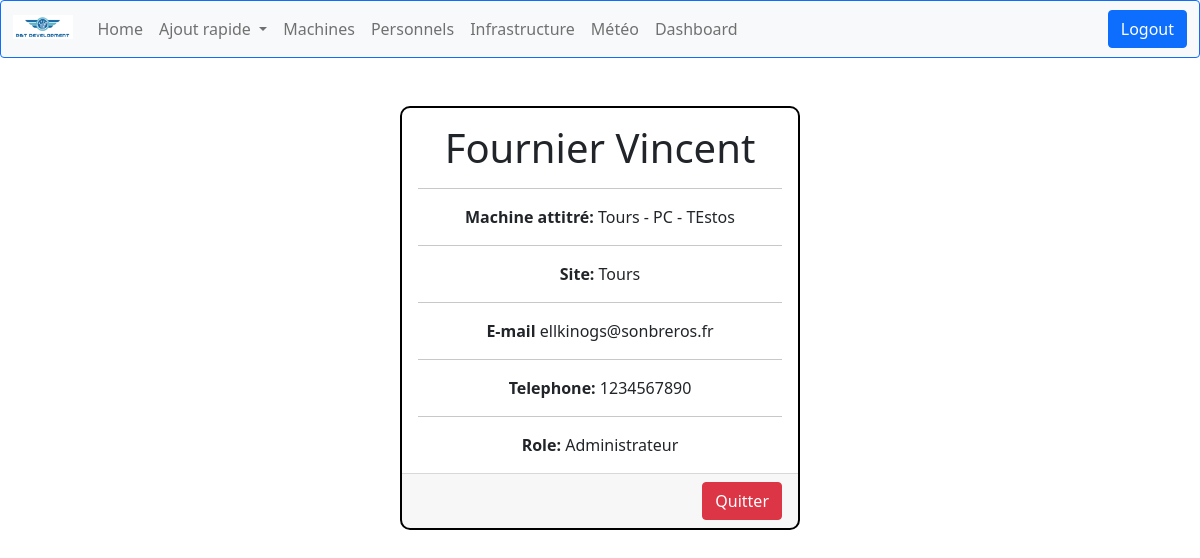
The page /personnels/1 (signed in) on the database as committed earlier.
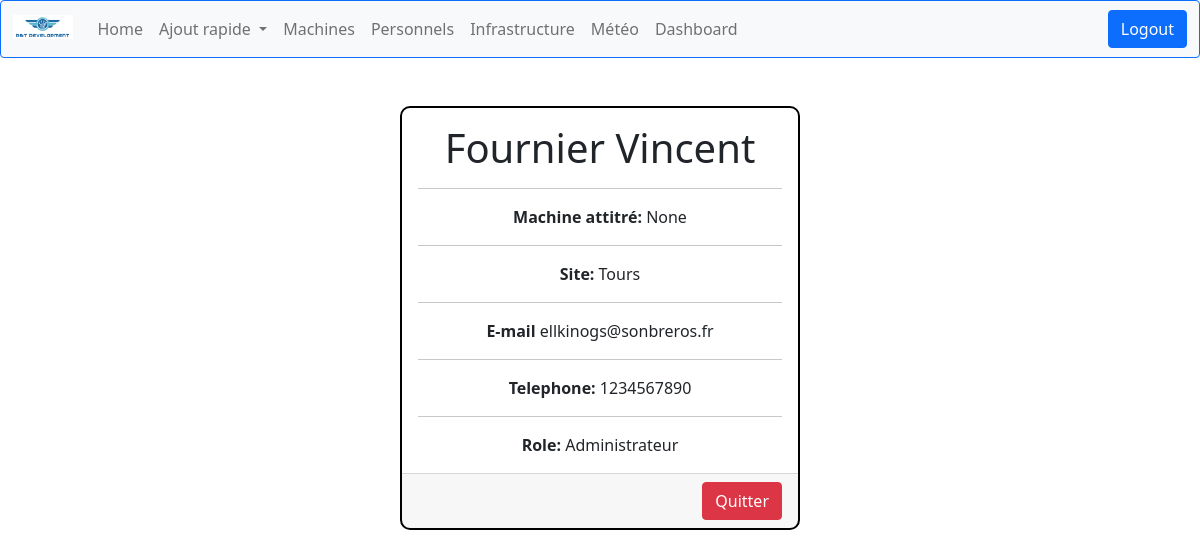
The same page on the database as committed later.
### computerApp/models.py (models this page shows, shortened)
class Personnel(models.Model):
    id = models.AutoField(primary_key=True, editable=False)
    nom = models.CharField(max_length=50)
    prenom = models.CharField(max_length=50)
    GENRE = (
        ('Mr', 'Homme'),
        ('Mme', 'Femme'),
    )
    SITE = (
        ('Tours', 'Tours'),
        ('Paris', 'Paris')
    )
    ROLE = (
        ('Utilisateur', 'Utilisateur'),
        ('Administrateur', 'Administrateur')
    )
    telephone = models.CharField(
        max_length=10,
        validators=[MaxValueValidator(10)],
        default='None'
    )
    email = models.EmailField(blank=True, default='None')
    genre = models.CharField(max_length=32, choices=GENRE, default='Homme')
    site = models.CharField(max_length=15, choices=SITE, default='Paris')
    role = models.CharField(max_length=15, choices=ROLE, default='Utilisateur')
    machine = models.OneToOneField('Machine', on_delete=models.SET_NULL, null=True, blank=True,default='None',
                                   related_name='personnel_attitre')

class Machine(models.Model):
    TYPE = (
        ('PC', 'Windows'),
        ('Mac', 'MacOS'),
        ('Serveur', 'Serveur'),
        ('Switch', 'Switch'),
    )
    id = models.AutoField(primary_key=True, editable=False)
    nom = models.CharField(max_length=30)
    creation_date = models.DateTimeField(auto_now_add=True)
    maintenance_date = models.DateTimeField(null=True, blank=True)
    mach = models.CharField(max_length=32, choices=TYPE, default='PC')
    address_ip = models.GenericIPAddressField(
        protocol='IPv4',
        validators=[
            RegexValidator(
                regex=r'^(?!0\.0\.0\.0$)'
            ),
            validate_ipv4_address
        ],
        unique=True,
        default='0.0.0.0'
    )
    SITE = (
        ('Tours', 'Tours'),
        ('Paris', 'Paris')
    )
    site = models.CharField(max_length=10, choices=SITE, default='Paris')
    personnel = models.OneToOneField('Personnel', on_delete=models.SET_NULL, null=True, blank=True,
                                     related_name='machine_attitre')
    administrateur = models.ForeignKey(
        'Personnel',
        on_delete=models.SET_NULL,
        null=True,
        blank=True,
        related_name='administrateur_machines',
        limit_choices_to=Q(role='Administrateur') & Q(site=models.F('site'))
    )
    def __str__(self):
        return f"{self.site} - {self.mach} - {self.nom}"

### computerApp/views.py (the view)
# urls.py: path('personnels/<pk>',views.personnel_detail_view, name = 'personnel-detail'),
@login_required
def personnel_detail_view(request, pk ):
  personnel = get_object_or_404( Personnel , id = pk)
  context = { 'personnel': personnel}
  return render(request, 'computerApp/personnel_detail.html', context)

### computerApp/templates/computerApp/personnel_detail.html
{% extends "index.html" %}
{% block content %}
<div class="card text-center mx-auto mt-5" style="max-width: 400px; border: 2px solid black; border-radius: 10px;">
  <div class="card-body">
    <h1 class="card-title">{{ personnel.nom }}  {{personnel.prenom}}</h1>
    <hr class="nav-border">
    <p class="card-text"><strong>Machine attitré:</strong> {{ personnel.machine }}</p>
    <hr class="nav-border">
    <p class="card-text"><strong>Site:</strong> {{ personnel.site }}</p>
    <hr class="nav-border">
    <p class="card-text"><strong>E-mail</strong> {{ personnel.email }}</p>
    <hr class="nav-border">
    <p class="card-text"><strong>Telephone:</strong> {{ personnel.telephone }}</p>
    <hr class="nav-border">
    <p class="card-text"><strong>Role:</strong> {{ personnel.role }}</p>
  </div>
  <div class="card-footer text-end">
    <a href="{% url 'personnels' %}" class="btn btn-danger">Quitter</a>
  </div>
</div>
{% endblock %}

Rows that differ between the two databases and show on the page:
changed Personnel "Fournier": machine "Tours - PC - TEstos" → "None"
